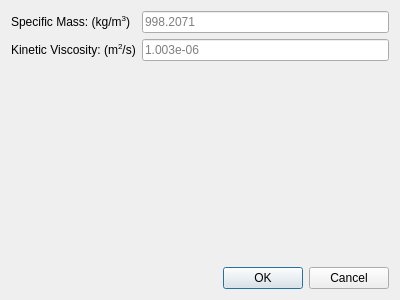
<?xml version="1.0" encoding="UTF-8"?>
<ui version="4.0">
 <class>FluidParametersDialog</class>
 <widget class="QDialog" name="FluidParametersDialog">
  <property name="geometry">
   <rect>
    <x>0</x>
    <y>0</y>
    <width>400</width>
    <height>300</height>
   </rect>
  </property>
  <property name="windowTitle">
   <string>Fluid Parameters</string>
  </property>
  <layout class="QVBoxLayout" name="verticalLayout">
   <item>
    <layout class="QFormLayout" name="formLayout">
     <item row="0" column="0">
      <widget class="QLabel" name="label">
       <property name="text">
        <string>&lt;html&gt;&lt;head/&gt;&lt;body&gt;&lt;p&gt;Specific Mass: (kg/m&lt;span style=&quot; vertical-align:super;&quot;&gt;3&lt;/span&gt;)&lt;/p&gt;&lt;/body&gt;&lt;/html&gt;</string>
       </property>
      </widget>
     </item>
     <item row="0" column="1">
      <widget class="QLineEdit" name="liquidSpecificMassLineEdit">
       <property name="placeholderText">
        <string>998.2071</string>
       </property>
      </widget>
     </item>
     <item row="1" column="0">
      <widget class="QLabel" name="label_2">
       <property name="text">
        <string>&lt;html&gt;&lt;head/&gt;&lt;body&gt;&lt;p&gt;Kinetic Viscosity: (m&lt;span style=&quot; vertical-align:super;&quot;&gt;2&lt;/span&gt;/s)&lt;/p&gt;&lt;/body&gt;&lt;/html&gt;</string>
       </property>
      </widget>
     </item>
     <item row="1" column="1">
      <widget class="QLineEdit" name="liquidKineticViscosityLineEdit">
       <property name="placeholderText">
        <string>1.003e-06</string>
       </property>
      </widget>
     </item>
    </layout>
   </item>
   <item>
    <widget class="QDialogButtonBox" name="buttonBox">
     <property name="orientation">
      <enum>Qt::Horizontal</enum>
     </property>
     <property name="standardButtons">
      <set>QDialogButtonBox::Cancel|QDialogButtonBox::Ok</set>
     </property>
    </widget>
   </item>
  </layout>
 </widget>
 <resources/>
 <connections>
  <connection>
   <sender>buttonBox</sender>
   <signal>accepted()</signal>
   <receiver>FluidParametersDialog</receiver>
   <slot>accept()</slot>
   <hints>
    <hint type="sourcelabel">
     <x>248</x>
     <y>254</y>
    </hint>
    <hint type="destinationlabel">
     <x>157</x>
     <y>274</y>
    </hint>
   </hints>
  </connection>
  <connection>
   <sender>buttonBox</sender>
   <signal>rejected()</signal>
   <receiver>FluidParametersDialog</receiver>
   <slot>reject()</slot>
   <hints>
    <hint type="sourcelabel">
     <x>316</x>
     <y>260</y>
    </hint>
    <hint type="destinationlabel">
     <x>286</x>
     <y>274</y>
    </hint>
   </hints>
  </connection>
 </connections>
</ui>
